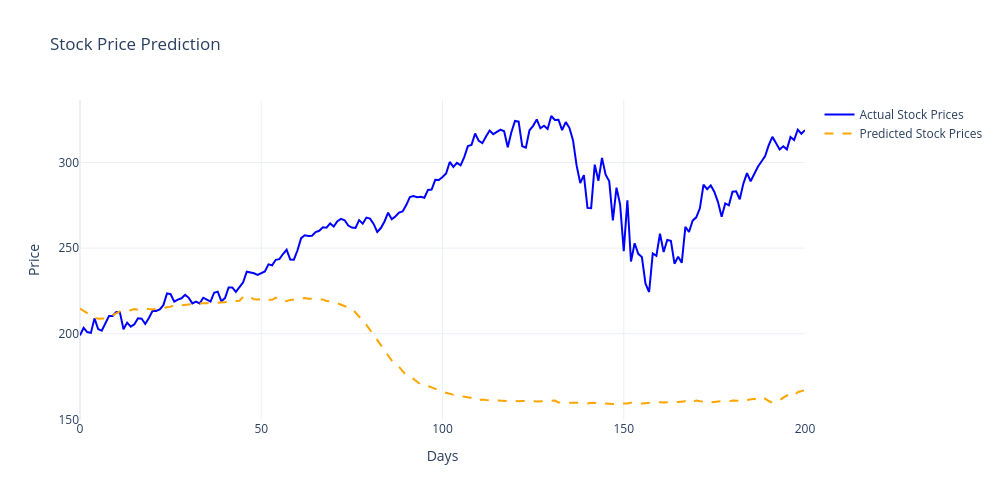

Notebook cell for this chart:
### Code cell
import plotly.graph_objects as go
import numpy as np

# Ensure data is 1D arrays for Plotly
# If y_test or y_pred are 2D (e.g., shape (n_samples, 1)), flatten them
actual_prices = scaler_y.inverse_transform(y_test).flatten()
predicted_prices = scaler_y.inverse_transform(y_pred.reshape(1, -1)).flatten()

# Create the x-axis (Days). 
# Assuming len(actual_prices) represents the number of days.
days = np.arange(len(actual_prices))

# Create the figure
fig = go.Figure()

# Add Actual Prices trace
fig.add_trace(go.Scatter(
    x=days,
    y=actual_prices,
    mode='lines',
    name='Actual Stock Prices',
    line=dict(color='blue', width=2)
))

# Add Predicted Prices trace
fig.add_trace(go.Scatter(
    x=days,
    y=predicted_prices,
    mode='lines',
    name='Predicted Stock Prices',
    line=dict(color='orange', width=2, dash='dash')
))

# Update layout
fig.update_layout(
    title='Stock Price Prediction',
    xaxis_title='Days',
    yaxis_title='Price',
    hovermode='x unified',
    template='plotly_white',
    width=1000,  # Adjust width to match your matplotlib figsize preference
    height=500
)

# Show the chart
fig.show()

### Figure 1 — Plotly figure (JSON) as saved in the notebook; plotly's stock layout.template omitted (floating-point values rounded to 4 significant figures; data arrays with more than 128 entries replaced by an {"elided": "..."} marker saying what was removed)
{"data": [{"line": {"color": "blue", "width": 2}, "mode": "lines", "name": "Actual Stock Prices", "type": "scatter", "x": {"elided": "201 int values"}, "y": {"elided": "201 float values"}}, {"line": {"color": "orange", "dash": "dash", "width": 2}, "mode": "lines", "name": "Predicted Stock Prices", "type": "scatter", "x": {"elided": "201 int values"}, "y": {"elided": "201 float values"}}], "layout": {"height": 500, "hovermode": "x unified", "title": {"text": "Stock Price Prediction"}, "width": 1000, "xaxis": {"title": {"text": "Days"}}, "yaxis": {"title": {"text": "Price"}}}}
